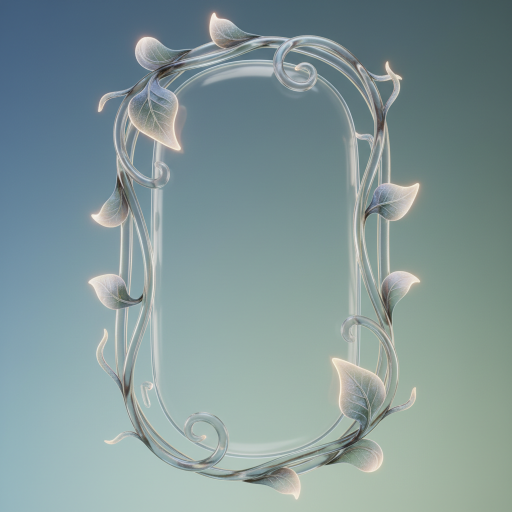
#> input picture jobs/0a8773b8-069b-435c-944e-5ba3a784ab1a/studio/original.png, 1024 x 1024 px (shown at 1/2 size)
$ python -i analyzer.py   (imports and definitions only)
#> lines starting #> are read from the running program, lines starting #| are printed output that depends on the picture
"""
Layout Analyzer: Computer Vision module for "Smart Asset" metadata extraction.

Per VISION.md, this module enables AI agents to understand WHERE transparent regions,
content zones, and stretchable areas are located — returning `pixels + logic`.
"""

from pathlib import Path
from typing import Dict, Any, Tuple

import cv2
import numpy as np


class LayoutAnalyzer:
    """
    Computer Vision module for extracting layout-ready metadata from RGBA images.

    This class provides the "Alpha Scanning" capabilities described in VISION.md,
    enabling AI coding agents to place content precisely without guessing coordinates.
    """

    # [302 lines left out: functions analyze_transparency, analyze_center_transparency, verify_container_hole, detect_content_zones, _scan_edge_inward, detect_9slice_insets and 2 more, not called in this run]

    def classify_shape(self, img_rgba: np.ndarray) -> Dict[str, Any]:
        """
        Classifies the shape of the opaque content in the image.

        Uses contour analysis and circularity metrics to determine if the
        content is a circle, rectangle, or organic shape.

        Args:
            img_rgba: RGBA image as numpy array (H, W, 4)

        Returns:
            Shape classification:
            - {"type": "circle", "radius": "50%"}
            - {"type": "rectangle", "corner_radius": 0}
            - {"type": "rounded_rectangle", "corner_radius": 12}
            - {"type": "organic"}
        """
        alpha = img_rgba[:, :, 3]

        # Create binary mask of opaque regions
        _, binary = cv2.threshold(alpha, 127, 255, cv2.THRESH_BINARY)

        # Find contours
        contours, _ = cv2.findContours(binary, cv2.RETR_EXTERNAL, cv2.CHAIN_APPROX_SIMPLE)

        if not contours:
            return {"type": "empty"}

        # Get the largest contour (main shape)
        main_contour = max(contours, key=cv2.contourArea)
        area = cv2.contourArea(main_contour)
        perimeter = cv2.arcLength(main_contour, True)

        if perimeter == 0:
            return {"type": "organic"}

        # Circularity: 4π * area / perimeter²  (1.0 = perfect circle)
        circularity = (4 * np.pi * area) / (perimeter ** 2)

        # Get bounding rect for aspect ratio
        x, y, w, h = cv2.boundingRect(main_contour)
        aspect_ratio = min(w, h) / max(w, h) if max(w, h) > 0 else 0

        # Rectangularity: area / bounding_rect_area
        rect_area = w * h
        rectangularity = area / rect_area if rect_area > 0 else 0

        # Classification logic
        if circularity > 0.85 and aspect_ratio > 0.9:
            # Likely a circle
            radius = max(w, h) / 2
            return {
                "type": "circle",
                "radius": "50%",
                "diameter_px": int(radius * 2)
            }
        elif rectangularity > 0.9:
            # Likely a rectangle - check for rounded corners
            corner_radius = self._estimate_corner_radius(main_contour, w, h)
            if corner_radius > 2:
                return {
                    "type": "rounded_rectangle",
                    "corner_radius": corner_radius
                }
            else:
                return {
                    "type": "rectangle",
                    "corner_radius": 0
                }
        elif rectangularity > 0.7:
            # Rounded rectangle with significant corners
            corner_radius = self._estimate_corner_radius(main_contour, w, h)
            return {
                "type": "rounded_rectangle",
                "corner_radius": corner_radius
            }
        else:
            # Organic/irregular shape
            return {"type": "organic"}

    # [288 lines left out: functions _estimate_corner_radius, generate_debug_overlay, generate_mask, find_largest_inscribed_rectangle, not called in this run]

    def analyze_full(self, img_rgba: np.ndarray) -> Dict[str, Any]:
        """
        Performs full layout analysis, combining all CV capabilities.

        This is the main entry point for the orchestrator to get all
        "Smart Asset" metadata in one call. Classifies shape first to
        enable style-aware content zone padding.

        Args:
            img_rgba: RGBA image as numpy array (H, W, 4)

        Returns:
            Complete layout metadata dictionary:
            {
                "content_zones": {...},
                "slice_insets": {...},
                "shape_hint": {...},
                "transparency": {...}
            }
        """
        # Classify shape first - needed for style-aware content zone padding
        shape_hint = self.classify_shape(img_rgba)
        shape_type = shape_hint.get("type", "geometric")

        # 1. Detect content zones (insets) first
        # This gives us the "Bounding Box" of the potential content area
        content_zones = self.detect_content_zones(img_rgba, shape_type)

        # 2. Calculate Layout Bounds (from Content Zones) FIRST
        # Represents the "structural container area" ignoring minor intrusions like vines.
        # Useful for centering the component or loose layout constraints.
        h, w = img_rgba.shape[:2]
        layout_bounds = {
            "x": content_zones["inset_left"],
            "y": content_zones["inset_top"],
            "width": w - content_zones["inset_left"] - content_zones["inset_right"],
            "height": h - content_zones["inset_top"] - content_zones["inset_bottom"]
        }

        # 3. Calculate LIR (Strict Safe Zone)
        # Finds largest contiguous void (avoids all intrusions like vines)
        # guaranteed to be strictly empty pixels.
        lir_zone = self.find_largest_inscribed_rectangle(img_rgba, shape_type=shape_type)

        # 4. Validate LIR result - detect edge artifacts
        # Whimsical/organic assets may have scattered particles (fireflies, spores) that
        # break contiguity in the center, causing LIR to find edge strips instead.
        # If LIR center is in the outer 25% of the image, fall back to layout_bounds.
        lir_center_y = lir_zone["y"] + lir_zone["height"] / 2
        lir_center_x = lir_zone["x"] + lir_zone["width"] / 2

        is_peripheral = (
            lir_center_y < h * 0.25 or lir_center_y > h * 0.75 or  # Top/bottom 25%
            lir_center_x < w * 0.25 or lir_center_x > w * 0.75     # Left/right 25%
        )

        if is_peripheral and lir_zone["width"] > 0 and lir_zone["height"] > 0:
            # LIR found an edge artifact (e.g., transparent border strip)
            # Fall back to layout_bounds which tolerates scattered particles
            safe_zone = layout_bounds.copy()
            safe_zone["_fallback"] = "layout_bounds"
        else:
            safe_zone = lir_zone

        return {
            "content_zones": content_zones,
            "slice_insets": self.detect_9slice_insets(img_rgba),
            "shape_hint": shape_hint,
            "transparency": self.analyze_transparency(img_rgba),
            "safe_zone": safe_zone,         # STRICT (or fallback if LIR was peripheral)
            "layout_bounds": layout_bounds  # LOOSE: Use for centering/titles
        }
    # [46 lines left out: function _analyze_layout_strategy, not called in this run]

>>> import cv2
>>> picture = cv2.imread('../../../jobs/0a8773b8-069b-435c-944e-5ba3a784ab1a/studio/original.png', cv2.IMREAD_GRAYSCALE)
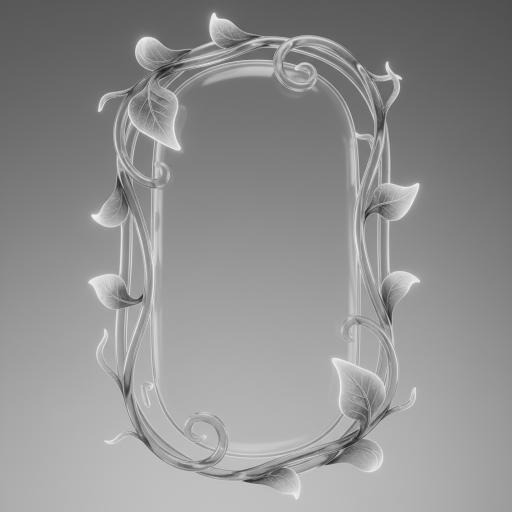
#> picture: shape (1024, 1024) (shown at 1/2 size); min 24, max 246, mean 144.3
#> (the run stopped early here; a loop or call above may not have finished)
